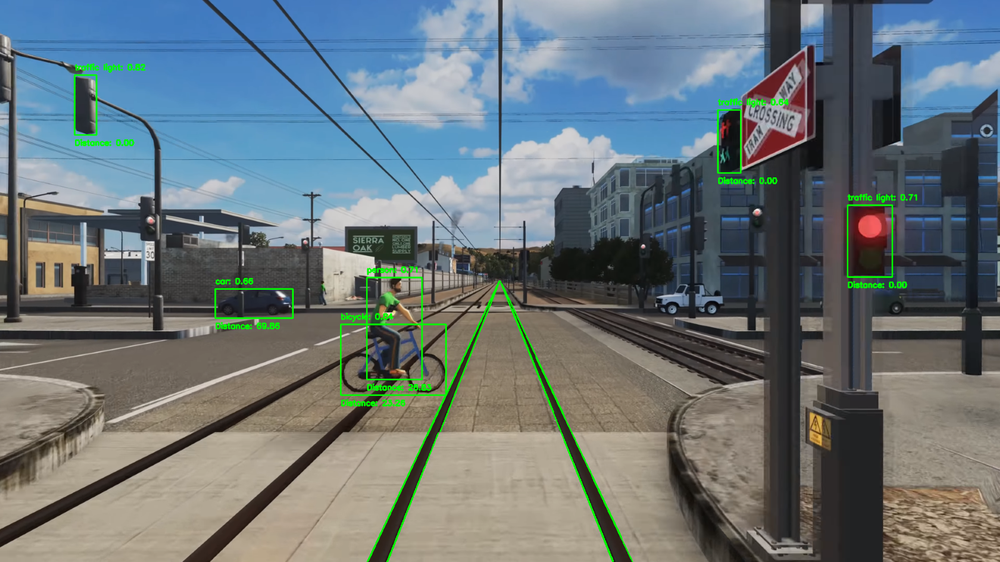
#> input picture project_image.png, 1000 x 562 px, shrunk from 1600 x 900 before the run
$ python -i hough_functions.py   (imports and definitions only)
#> lines starting #> are read from the running program, lines starting #| are printed output that depends on the picture; after the words box and inside, x2 and y2 are one past the last pixel; in counts of white or black regions, pixels touching at a corner belong together
#> in detect_lines_frame, `x_adj = 0`: x_adj = 0
import cv2
import math
import numpy as np

class LineDetector:
    def __init__(self):
        pass

    def crop_image(self, image):
        '''
        This function crops the image so the result is only a small middle chunk. This makes it easier for the Hough Line
        transform to identify only the train tracks rather than random lines throughout the rest of the image.
        Crops the bottom half of the middle 1/5th of the image.

        :param image: An image imported through cv2.imread()
        :return: Cropped image according to rules specifiew/ithin function.
        '''
        # Get the dimensions of the image
        height, width = image.shape[:2]
#> height = 562; width = 1000

        # Define the region of interest (ROI)
        roi_x = width // 3  # Starting x-coordinate of the ROI (left boundary of the middle fifth)
#> roi_x = 333
        roi_width = width // 3  # Width of the ROI (1/5 of the width of the image)
#> roi_width = 333

        # Define the bottom half of the ROI
        bottom = height # The height of the image = the bottom coordinate
#> bottom = 562
        bottom_roi_height = height//2  # Height of the bottom half
#> bottom_roi_height = 281

        # Crop the region of interest from the image
        roi = image[bottom_roi_height:bottom, roi_x:roi_x+roi_width]
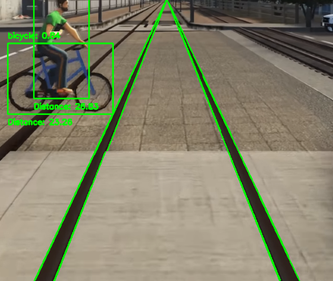
#> roi: shape (281, 333, 3); mean B, G, R 105.6, 130, 130.8

        return roi, roi_x, bottom_roi_height

    def detect_lines_image(self, image_path, crop=True):
        '''
        This function is responsible for detecting all lines that exist in a subset of the image.

        :param image_path: Path to image in your directory
        :param crop: Set to false if you want to detect lines in the whole image rather than subset for rails
        :return: list of coordinates to the liens that were detected
        '''
        # Read in the image
        return self.detect_lines_frame(cv2.imread(image_path))


    def detect_lines_frame(self, frame, crop=True):
        '''
        This function is responsible for detecting all lines that exist in a subset of a video frame.

        :param image_path: Path to image in your directory
        :param crop: Set to false if you want to detect lines in the whole image rather than subset for rails
        :return: list of coordinates to the liens that were detected
        '''

        # Initialize x adjustment values to 0
        # These values will be adjust the cropped coordinate system to the overall picture coordinate system
        x_adj = 0
        y_adj = 0

        # If we are cropping then we should crop
        if crop:
            frame, x_tmp, y_tmp = self.crop_image(frame)
#> x_tmp = 333; y_tmp = 281
            # x_tmp as the code is currently written is the number of pixels that 1/3 of the image takes up horizontally
            x_adj += x_tmp
#> x_adj = 333
            # y_tmp is half the image height in pixels
            y_adj += y_tmp
#> y_adj = 281

        # process the image and look for lines
        processed_image, lines = self.process_frame(frame)
        height, width, _ = frame.shape

        filtered_lines = []

        if lines is not None:
            for line in lines:
                x1, y1, x2, y2 = line[0]
                slope = None
                intercept = None

                if y2 - y1 != 0:
                    slope = (x2 - x1) / (y2 - y1)
                    intercept = x1 - slope * y1

                if slope is not None and intercept is not None:
                    # print(slope, intercept)
                    if np.abs(slope) < .8 and np.abs(slope) > .05 and intercept < width/3*2 and intercept > width/3:
                        line[0][0] += x_adj
                        line[0][1] += y_adj
                        line[0][2] += x_adj
                        line[0][3] += y_adj

                        filtered_lines.append(line)

        # cv2.imwrite('hough_output_image.jpg', processed_image)

        return np.array(filtered_lines)
        #return filtered_lines

    def detect_lines_video(self, video_path):
        cap = cv2.VideoCapture(video_path)
        if not cap.isOpened():
            print("Error opening video stream or file")
            return
        frame_width = int(cap.get(3))
        frame_height = int(cap.get(4))
        out = cv2.VideoWriter('hough_output_video.mp4', cv2.VideoWriter_fourcc(*'mp4v'), 10, (frame_width, frame_height))
        while cap.isOpened():
            ret, frame = cap.read()
            if ret:
                processed_frame = self.process_frame(frame)
                out.write(processed_frame)
                if cv2.waitKey(1) & 0xFF == ord('q'):
                    break
            else:
                break
        cap.release()
        out.release()
        cv2.destroyAllWindows()

    def process_frame(self, frame):

        gray = cv2.cvtColor(frame, cv2.COLOR_BGR2GRAY)
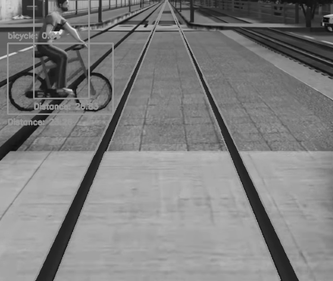
#> gray: shape (281, 333); min 4, max 240, mean 127.4

        ###########################

        # MODIFY minLineLength and maxLineGap to tweak for the video/image you are running on
        # This will adjust Hough so that it can detect either less lines, or more lines

        ###########################


        edges = cv2.Canny(gray, 150, 250)
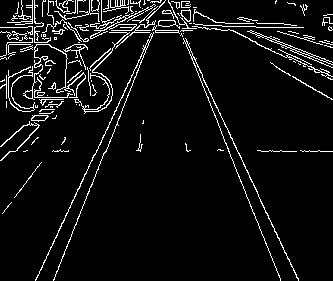
#> edges: shape (281, 333); 6.5% white in thin lines or dots
        edges = cv2.dilate(edges, np.ones((2, 3), dtype=np.uint8))
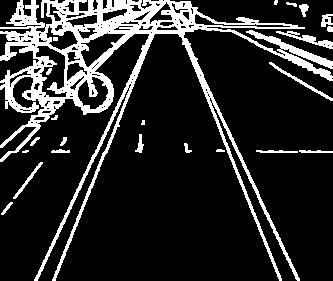
#> edges: shape (281, 333); 16.8% white; 23 white regions (3 under 20 px), largest, box (x1, y1, x2, y2) and area: (0, 0, 333, 281) 14233, (276, 31, 333, 49) 288, (269, 62, 333, 101) 228
        edges = cv2.erode(edges, np.ones((3, 2), dtype=np.uint8))
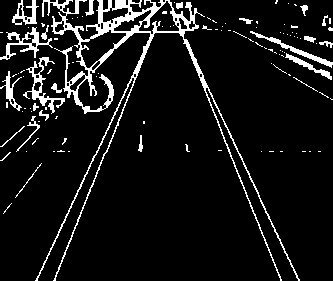
#> edges: shape (281, 333); 8.8% white; 111 white regions (88 under 20 px), largest, box (x1, y1, x2, y2) and area: (35, 0, 300, 281) 4979, (23, 57, 65, 114) 499, (0, 27, 53, 60) 456

        lines = cv2.HoughLinesP(edges, rho=1, theta=np.pi / 360, threshold=10,
                                minLineLength=150, maxLineGap=10)
#> lines = [[53, 280, 162, 12], [171, 2, 280, 280], [2, 146, 165, 2], [17, 13, 169, 1], [169, 0, 261, 233], [37, 280, 155, 27], [36, 280, 155, 26], [171, 12, 258, 195]]


        # [7 lines of commented-out code are left out]

        return frame, lines

# '''
# usage
# detector = LineDetector()
# image_path = 'ana.png'
#
# lines = detector.detect_lines_image(image_path)
# print(lines)
# '''

>>> result = LineDetector().detect_lines_image('../project_image.png')
#> the loop in detect_lines_frame, `for line in lines:` made 8 passes
#> (x1, y1, x2, y2, slope, intercept) on passes 1 to 8: (53, 280, 162, 12, -0.407, 166.9), (171, 2, 280, 280, 0.392, 170.2), (2, 146, 165, 2, -1.13, 167.3), (17, 13, 169, 1, -12.67, 181.7), (169, 0, 261, 233, 0.395, 169), (37, 280, 155, 27, -0.466, 167.6), (36, 280, 155, 26, -0.469, 167.2), (171, 12, 258, 195, 0.475, 165.3)
#> after the loop in detect_lines_frame, `for line in lines:`: filtered_lines = [[[386, 561, 495, 293]], [[504, 283, 613, 561]], [[502, 281, 594, 514]], [[370, 561, 488, 308]], [[369, 561, 488, 307]], [[504, 293, 591, 476]]]
#> result = [[386, 561, 495, 293], [504, 283, 613, 561], [502, 281, 594, 514], [370, 561, 488, 308], [369, 561, 488, 307], [504, 293, 591, 476]]

$ run again, on Joseph_Dougherty.jpg
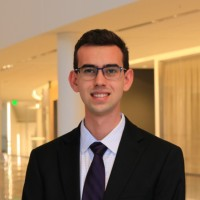
#> input picture Joseph_Dougherty.jpg, 200 x 200 px
#> in detect_lines_frame, `x_adj = 0`: x_adj = 0
#> in crop_image, `roi = image[bottom_roi_height:bottom, roi_x:roi_x+roi_width]`:
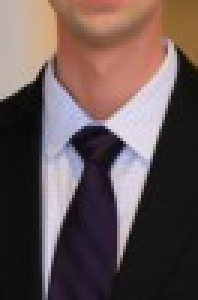
#> roi: shape (100, 66, 3) (shown 3 times larger); mean B, G, R 83.1, 84.2, 100.6
#> x_tmp = 66; y_tmp = 100
#> in detect_lines_frame, `x_adj += x_tmp`: x_adj = 66
#> y_adj = 100
#> in process_frame, `edges = cv2.erode(edges, np.ones((3, 2), dtype=np.uint8))`:
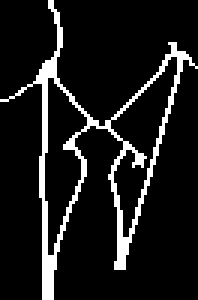
#> edges: shape (100, 66) (shown 3 times larger); 10.7% white in thin lines or dots
#> lines = None
